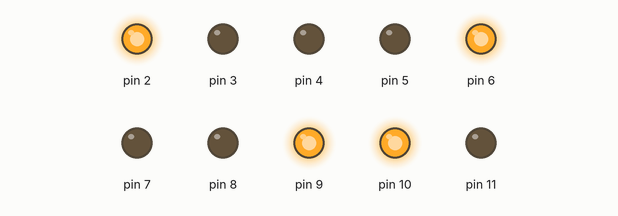
Bench run of a sketch on a simulated Arduino Uno, built with avr-gcc and run on an emulated ATmega328P. Shown: output pins drawn as LEDs (lit = HIGH).

Above: at 2.5 s.
At 7.5 s:
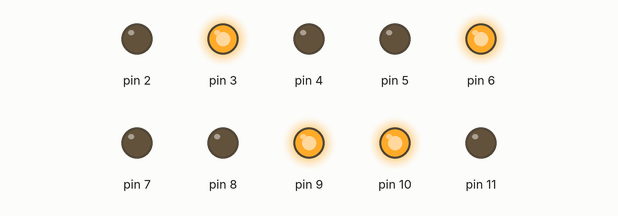
At 12.5 s:
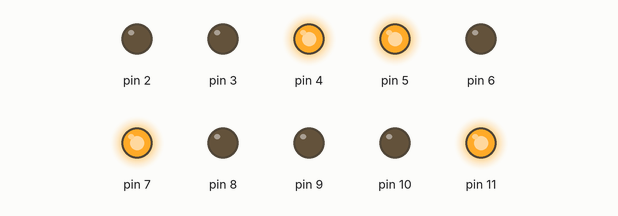
At 17.5 s:
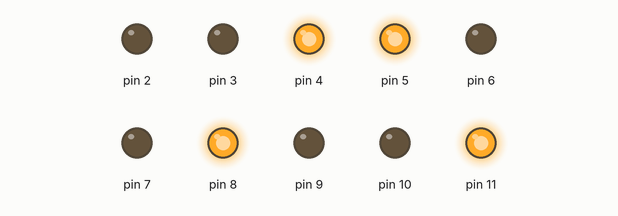
Timing chart, 0 to 26.0 s (numbered marks = the images above):
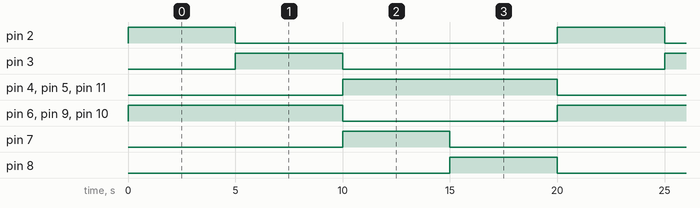

Measured:
- by itself, pin 2, pin 3, pin 7, pin 8: alternates HIGH for 5.0 s and LOW for 15.0 s
- by itself, pin 4–6, pin 9–11: alternates HIGH for 10.0 s and LOW for 10.0 s
- by itself, everything shown: repeats every 20.0 s, in 4 steps

The sketch:

Cruzamento.ino
```cpp
void setup()
{
  pinMode(2, OUTPUT);
  pinMode(3, OUTPUT);
  pinMode(4, OUTPUT);
  pinMode(5, OUTPUT);
  pinMode(6, OUTPUT);
  pinMode(7, OUTPUT);
  pinMode(8, OUTPUT);
  pinMode(9, OUTPUT);
  pinMode(10, OUTPUT);
  pinMode(11, OUTPUT);
}

void loop()
{
 digitalWrite(9, HIGH);
 digitalWrite(10, HIGH);
 digitalWrite(8, LOW);
 digitalWrite(11, LOW);

 digitalWrite(2, HIGH);
 digitalWrite(6, HIGH);
  digitalWrite(4, LOW);
 digitalWrite(5, LOW);

  delay(5000);

 digitalWrite(2, LOW);
 digitalWrite(3, HIGH);

  delay(5000);

 digitalWrite(9, LOW);
 digitalWrite(10, LOW);
 digitalWrite(7, HIGH);
 digitalWrite(11, HIGH);

 digitalWrite(3, LOW);
 digitalWrite(6, LOW);
 digitalWrite(4, HIGH);
 digitalWrite(5, HIGH);

  delay (5000);

 digitalWrite(7, LOW);
 digitalWrite(8, HIGH);

  delay (5000);
}
```
